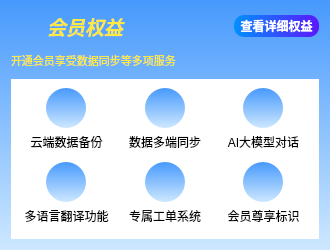
            <widget class="QWidget" name="widget_area_user_vip_power_bg" native="true">
             <property name="minimumSize">
              <size>
               <width>330</width>
               <height>250</height>
              </size>
             </property>
             <property name="maximumSize">
              <size>
               <width>330</width>
               <height>250</height>
              </size>
             </property>
             <property name="styleSheet">
              <string notr="true">background-color: qlineargradient(x1:0, y1:1, x2:0, y2:0,stop:0 rgb(205, 232, 255), stop:1 rgb(71, 153, 253));</string>
             </property>
             <layout class="QGridLayout" name="gridLayout_11">
              <item row="0" column="0">
               <layout class="QVBoxLayout" name="verticalLayout_15">
                <item>
                 <layout class="QHBoxLayout" name="horizontalLayout_19">
                  <item>
                   <layout class="QVBoxLayout" name="verticalLayout_14">
                    <item>
                     <layout class="QHBoxLayout" name="horizontalLayout_18">
                      <item>
                       <widget class="QLabel" name="label_area_user_vip_icon">
                        <property name="minimumSize">
                         <size>
                          <width>30</width>
                          <height>30</height>
                         </size>
                        </property>
                        <property name="maximumSize">
                         <size>
                          <width>30</width>
                          <height>30</height>
                         </size>
                        </property>
                        <property name="styleSheet">
                         <string notr="true">border-radius: 65px;
background-color: rgba(255, 255, 255, 0);</string>
                        </property>
                        <property name="text">
                         <string/>
                        </property>
                        <property name="scaledContents">
                         <bool>true</bool>
                        </property>
                       </widget>
                      </item>
                      <item>
                       <widget class="QLabel" name="label_user_login_title_14">
                        <property name="font">
                         <font>
                          <family>思源黑体</family>
                          <pointsize>14</pointsize>
                          <italic>true</italic>
                          <bold>true</bold>
                         </font>
                        </property>
                        <property name="styleSheet">
                         <string notr="true">border: 0px solid #FF8D16;
border-radius: 0px;
background-color: rgba(0, 0, 0, 0);
color: rgb(254, 232, 67);</string>
                        </property>
                        <property name="text">
                         <string>会员权益</string>
                        </property>
                        <property name="alignment">
                         <set>Qt::AlignmentFlag::AlignLeading|Qt::AlignmentFlag::AlignLeft|Qt::AlignmentFlag::AlignVCenter</set>
                        </property>
                       </widget>
                      </item>
                     </layout>
                    </item>
                   </layout>
                  </item>
                  <item>
                   <spacer name="horizontalSpacer_15">
                    <property name="orientation">
                     <enum>Qt::Orientation::Horizontal</enum>
                    </property>
                    <property name="sizeHint" stdset="0">
                     <size>
                      <width>40</width>
                      <height>20</height>
                     </size>
                    </property>
                   </spacer>
                  </item>
                  <item>
                   <widget class="QPushButton" name="push_button_area_user_vip_info">
                    <property name="minimumSize">
                     <size>
                      <width>85</width>
                      <height>22</height>
                     </size>
                    </property>
                    <property name="font">
                     <font>
                      <family>思源黑体</family>
                      <pointsize>9</pointsize>
                      <bold>true</bold>
                     </font>
                    </property>
                    <property name="cursor">
                     <cursorShape>PointingHandCursor</cursorShape>
                    </property>
                    <property name="styleSheet">
                     <string notr="true">QPushButton {
border-radius:10px;
background-color: qlineargradient(x1:0, y1:0, x2:1, y2:0,stop:0 rgb(0, 145, 255), stop:1 rgb(92, 22, 255));
color: white;
}
QPushButton:hover {
background-color: qlineargradient(x1:1, y1:0, x2:0, y2:0,stop:0 rgb(0, 145, 255), stop:1 rgb(92, 22, 255));
}</string>
                    </property>
                    <property name="text">
                     <string>查看详细权益</string>
                    </property>
                   </widget>
                  </item>
                 </layout>
                </item>
                <item>
                 <widget class="QLabel" name="label_area_user_vip_info_2">
                  <property name="font">
                   <font>
                    <family>思源黑体</family>
                    <pointsize>8</pointsize>
                    <bold>false</bold>
                    <kerning>false</kerning>
                   </font>
                  </property>
                  <property name="styleSheet">
                   <string notr="true">border: 0px solid #FF8D16;
border-radius: 0px;
background-color: rgba(0, 0, 0, 0);
color: rgb(254, 232, 67);</string>
                  </property>
                  <property name="text">
                   <string>开通会员享受数据同步等多项服务</string>
                  </property>
                 </widget>
                </item>
                <item>
                 <widget class="QWidget" name="widget_area_user_vip_power_content" native="true">
                  <property name="minimumSize">
                   <size>
                    <width>300</width>
                    <height>160</height>
                   </size>
                  </property>
                  <property name="maximumSize">
                   <size>
                    <width>500</width>
                    <height>160</height>
                   </size>
                  </property>
                  <property name="styleSheet">
                   <string notr="true">background-color: white;</string>
                  </property>
                  <layout class="QGridLayout" name="gridLayout_10">
                   <item row="0" column="0">
                    <layout class="QVBoxLayout" name="verticalLayout_13">
                     <item>
                      <layout class="QHBoxLayout" name="horizontalLayout_16">
                       <item>
                        <layout class="QVBoxLayout" name="verticalLayout_7">
                         <property name="spacing">
                          <number>0</number>
                         </property>
                         <item>
                          <layout class="QHBoxLayout" name="horizontalLayout_10">
                           <item>
                            <widget class="QPushButton" name="push_button_area_user_vip_power_1">
                             <property name="minimumSize">
                              <size>
                               <width>40</width>
                               <height>40</height>
                              </size>
                             </property>
                             <property name="maximumSize">
                              <size>
                               <width>40</width>
                               <height>40</height>
                              </size>
                             </property>
                             <property name="font">
                              <font>
                               <family>思源黑体</family>
                               <pointsize>10</pointsize>
                               <bold>true</bold>
                              </font>
                             </property>
                             <property name="styleSheet">
                              <string notr="true">border: 0px solid white;
border-radius: 20px;
background-color: qlineargradient(x1:0, y1:1, x2:0, y2:0,stop:0 rgb(205, 232, 255), stop:1 rgb(71, 153, 253));</string>
                             </property>
                             <property name="text">
                              <string/>
                             </property>
                             <property name="iconSize">
                              <size>
                               <width>20</width>
                               <height>20</height>
                              </size>
                             </property>
                            </widget>
                           </item>
                          </layout>
                         </item>
                         <item>
                          <widget class="QLabel" name="label_27">
                           <property name="text">
                            <string>云端数据备份</string>
                           </property>
                           <property name="alignment">
                            <set>Qt::AlignmentFlag::AlignCenter</set>
                           </property>
                          </widget>
                         </item>
                        </layout>
                       </item>
                       <item>
                        <layout class="QVBoxLayout" name="verticalLayout_9">
                         <property name="spacing">
                          <number>0</number>
                         </property>
                         <item>
                          <layout class="QHBoxLayout" name="horizontalLayout_12">
                           <item>
                            <widget class="QPushButton" name="push_button_area_user_vip_power_2">
                             <property name="minimumSize">
                              <size>
                               <width>40</width>
                               <height>40</height>
                              </size>
                             </property>
                             <property name="maximumSize">
                              <size>
                               <width>40</width>
                               <height>40</height>
                              </size>
                             </property>
                             <property name="font">
                              <font>
                               <family>思源黑体</family>
                               <pointsize>10</pointsize>
                               <bold>true</bold>
                              </font>
                             </property>
                             <property name="styleSheet">
                              <string notr="true">border: 0px solid white;
border-radius: 20px;
background-color: qlineargradient(x1:0, y1:1, x2:0, y2:0,stop:0 rgb(205, 232, 255), stop:1 rgb(71, 153, 253));</string>
                             </property>
                             <property name="text">
                              <string/>
                             </property>
                             <property name="iconSize">
                              <size>
                               <width>20</width>
                               <height>20</height>
                              </size>
                             </property>
                            </widget>
                           </item>
                          </layout>
                         </item>
                         <item>
                          <widget class="QLabel" name="label_30">
                           <property name="text">
                            <string>数据多端同步</string>
                           </property>
                           <property name="alignment">
                            <set>Qt::AlignmentFlag::AlignCenter</set>
                           </property>
                          </widget>
                         </item>
                        </layout>
                       </item>
                       <item>
                        <layout class="QVBoxLayout" name="verticalLayout_8">
                         <property name="spacing">
                          <number>0</number>
                         </property>
                         <item>
                          <layout class="QHBoxLayout" name="horizontalLayout_11">
                           <item>
                            <widget class="QPushButton" name="push_button_area_user_vip_power_3">
                             <property name="minimumSize">
                              <size>
                               <width>40</width>
                               <height>40</height>
                              </size>
                             </property>
                             <property name="maximumSize">
                              <size>
                               <width>40</width>
                               <height>40</height>
                              </size>
                             </property>
                             <property name="font">
                              <font>
                               <family>思源黑体</family>
                               <pointsize>10</pointsize>
                               <bold>true</bold>
                              </font>
                             </property>
                             <property name="styleSheet">
                              <string notr="true">border: 0px solid white;
border-radius: 20px;
background-color: qlineargradient(x1:0, y1:1, x2:0, y2:0,stop:0 rgb(205, 232, 255), stop:1 rgb(71, 153, 253));</string>
                             </property>
                             <property name="text">
                              <string/>
                             </property>
                             <property name="iconSize">
                              <size>
                               <width>20</width>
                               <height>20</height>
                              </size>
                             </property>
                            </widget>
                           </item>
                          </layout>
                         </item>
                         <item>
                          <widget class="QLabel" name="label_29">
                           <property name="text">
                            <string>AI大模型对话</string>
                           </property>
                           <property name="alignment">
                            <set>Qt::AlignmentFlag::AlignCenter</set>
                           </property>
                          </widget>
                         </item>
                        </layout>
                       </item>
                      </layout>
                     </item>
                     <item>
                      <layout class="QHBoxLayout" name="horizontalLayout_17">
                       <item>
                        <layout class="QVBoxLayout" name="verticalLayout_11">
                         <property name="spacing">
                          <number>0</number>
                         </property>
                         <item>
                          <layout class="QHBoxLayout" name="horizontalLayout_14">
                           <item>
                            <widget class="QPushButton" name="push_button_area_user_vip_power_4">
                             <property name="minimumSize">
                              <size>
                               <width>40</width>
                               <height>40</height>
                              </size>
                             </property>
                             <property name="maximumSize">
                              <size>
                               <width>40</width>
                               <height>40</height>
                              </size>
                             </property>
                             <property name="font">
                              <font>
                               <family>思源黑体</family>
                               <pointsize>10</pointsize>
                               <bold>true</bold>
                              </font>
                             </property>
                             <property name="styleSheet">
                              <string notr="true">border: 0px solid white;
border-radius: 20px;
background-color: qlineargradient(x1:0, y1:1, x2:0, y2:0,stop:0 rgb(205, 232, 255), stop:1 rgb(71, 153, 253));</string>
                             </property>
                             <property name="text">
                              <string/>
                             </property>
                             <property name="iconSize">
                              <size>
                               <width>20</width>
                               <height>20</height>
                              </size>
                             </property>
                            </widget>
                           </item>
                          </layout>
                         </item>
                         <item>
                          <widget class="QLabel" name="label_32">
                           <property name="text">
                            <string>多语言翻译功能</string>
                           </property>
                           <property name="alignment">
                            <set>Qt::AlignmentFlag::AlignCenter</set>
                           </property>
                          </widget>
                         </item>
                        </layout>
                       </item>
                       <item>
                        <layout class="QVBoxLayout" name="verticalLayout_12">
                         <property name="spacing">
                          <number>0</number>
                         </property>
                         <item>
                          <layout class="QHBoxLayout" name="horizontalLayout_15">
                           <item>
                            <widget class="QPushButton" name="push_button_area_user_vip_power_5">
                             <property name="minimumSize">
                              <size>
                               <width>40</width>
                               <height>40</height>
                              </size>
                             </property>
                             <property name="maximumSize">
                              <size>
                               <width>40</width>
                               <height>40</height>
                              </size>
                             </property>
                             <property name="font">
                              <font>
                               <family>思源黑体</family>
                               <pointsize>10</pointsize>
                               <bold>true</bold>
                              </font>
                             </property>
                             <property name="styleSheet">
                              <string notr="true">border: 0px solid white;
border-radius: 20px;
background-color: qlineargradient(x1:0, y1:1, x2:0, y2:0,stop:0 rgb(205, 232, 255), stop:1 rgb(71, 153, 253));</string>
                             </property>
                             <property name="text">
                              <string/>
                             </property>
                             <property name="iconSize">
                              <size>
                               <width>20</width>
                               <height>20</height>
                              </size>
                             </property>
                            </widget>
                           </item>
                          </layout>
                         </item>
                         <item>
                          <widget class="QLabel" name="label_33">
                           <property name="text">
                            <string>专属工单系统</string>
                           </property>
                           <property name="alignment">
                            <set>Qt::AlignmentFlag::AlignCenter</set>
                           </property>
                          </widget>
                         </item>
                        </layout>
                       </item>
                       <item>
                        <layout class="QVBoxLayout" name="verticalLayout_10">
                         <property name="spacing">
                          <number>0</number>
                         </property>
                         <item>
                          <layout class="QHBoxLayout" name="horizontalLayout_13">
                           <item>
                            <widget class="QPushButton" name="push_button_area_user_vip_power_6">
                             <property name="minimumSize">
                              <size>
                               <width>40</width>
                               <height>40</height>
                              </size>
                             </property>
                             <property name="maximumSize">
                              <size>
                               <width>40</width>
                               <height>40</height>
                              </size>
                             </property>
                             <property name="font">
                              <font>
                               <family>思源黑体</family>
                               <pointsize>10</pointsize>
                               <bold>true</bold>
                              </font>
                             </property>
                             <property name="styleSheet">
                              <string notr="true">border: 0px solid white;
border-radius: 20px;
background-color: qlineargradient(x1:0, y1:1, x2:0, y2:0,stop:0 rgb(205, 232, 255), stop:1 rgb(71, 153, 253));</string>
                             </property>
                             <property name="text">
                              <string/>
                             </property>
                             <property name="iconSize">
                              <size>
                               <width>20</width>
                               <height>20</height>
                              </size>
                             </property>
                            </widget>
                           </item>
                          </layout>
                         </item>
                         <item>
                          <widget class="QLabel" name="label_31">
                           <property name="text">
                            <string>会员尊享标识</string>
                           </property>
                           <property name="alignment">
                            <set>Qt::AlignmentFlag::AlignCenter</set>
                           </property>
                          </widget>
                         </item>
                        </layout>
                       </item>
                      </layout>
                     </item>
                    </layout>
                   </item>
                  </layout>
                 </widget>
                </item>
               </layout>
              </item>
             </layout>
            </widget>
